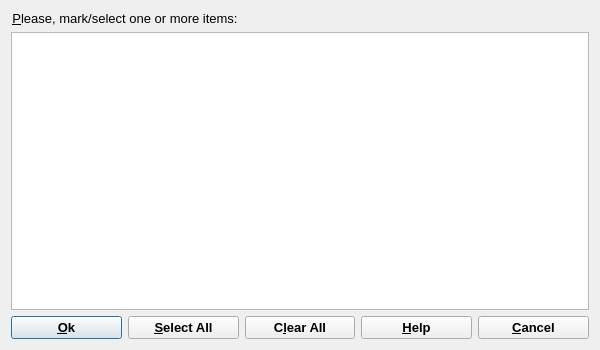
<?xml version="1.0" encoding="UTF-8"?>
<ui version="4.0">
 <class>SelectDialogData</class>
 <widget class="QDialog" name="SelectDialogData">
  <property name="windowModality">
   <enum>Qt::WindowModal</enum>
  </property>
  <property name="geometry">
   <rect>
    <x>0</x>
    <y>0</y>
    <width>600</width>
    <height>350</height>
   </rect>
  </property>
  <property name="minimumSize">
   <size>
    <width>600</width>
    <height>350</height>
   </size>
  </property>
  <property name="font">
   <font>
    <pointsize>10</pointsize>
   </font>
  </property>
  <property name="windowTitle">
   <string>Multiple Selection Dialog</string>
  </property>
  <layout class="QGridLayout" name="gridLayout">
   <item row="0" column="0" colspan="2">
    <widget class="QLabel" name="pLabel">
     <property name="text">
      <string>&amp;Please, mark/select one or more items:</string>
     </property>
     <property name="alignment">
      <set>Qt::AlignCenter</set>
     </property>
     <property name="wordWrap">
      <bool>false</bool>
     </property>
     <property name="buddy">
      <cstring>pList</cstring>
     </property>
    </widget>
   </item>
   <item row="1" column="0" colspan="5">
    <widget class="QListWidget" name="pList">
     <property name="palette">
      <palette>
       <active>
        <colorrole role="Highlight">
         <brush brushstyle="SolidPattern">
          <color alpha="255">
           <red>49</red>
           <green>106</green>
           <blue>197</blue>
          </color>
         </brush>
        </colorrole>
        <colorrole role="HighlightedText">
         <brush brushstyle="SolidPattern">
          <color alpha="255">
           <red>255</red>
           <green>255</green>
           <blue>255</blue>
          </color>
         </brush>
        </colorrole>
       </active>
       <inactive>
        <colorrole role="Highlight">
         <brush brushstyle="SolidPattern">
          <color alpha="255">
           <red>49</red>
           <green>106</green>
           <blue>197</blue>
          </color>
         </brush>
        </colorrole>
        <colorrole role="HighlightedText">
         <brush brushstyle="SolidPattern">
          <color alpha="255">
           <red>255</red>
           <green>255</green>
           <blue>255</blue>
          </color>
         </brush>
        </colorrole>
       </inactive>
       <disabled>
        <colorrole role="Highlight">
         <brush brushstyle="SolidPattern">
          <color alpha="255">
           <red>49</red>
           <green>106</green>
           <blue>197</blue>
          </color>
         </brush>
        </colorrole>
        <colorrole role="HighlightedText">
         <brush brushstyle="SolidPattern">
          <color alpha="255">
           <red>255</red>
           <green>255</green>
           <blue>255</blue>
          </color>
         </brush>
        </colorrole>
       </disabled>
      </palette>
     </property>
     <property name="selectionRectVisible">
      <bool>true</bool>
     </property>
    </widget>
   </item>
   <item row="2" column="0">
    <widget class="QPushButton" name="PushButton1">
     <property name="sizePolicy">
      <sizepolicy hsizetype="Minimum" vsizetype="Minimum">
       <horstretch>0</horstretch>
       <verstretch>0</verstretch>
      </sizepolicy>
     </property>
     <property name="font">
      <font>
       <weight>75</weight>
       <bold>true</bold>
      </font>
     </property>
     <property name="text">
      <string>&amp;Ok</string>
     </property>
     <property name="shortcut">
      <string>Alt+O</string>
     </property>
     <property name="default">
      <bool>true</bool>
     </property>
    </widget>
   </item>
   <item row="2" column="1">
    <widget class="QPushButton" name="pButton2">
     <property name="sizePolicy">
      <sizepolicy hsizetype="Minimum" vsizetype="Minimum">
       <horstretch>0</horstretch>
       <verstretch>0</verstretch>
      </sizepolicy>
     </property>
     <property name="font">
      <font>
       <weight>75</weight>
       <bold>true</bold>
      </font>
     </property>
     <property name="text">
      <string>&amp;Select All</string>
     </property>
     <property name="shortcut">
      <string>Alt+S</string>
     </property>
    </widget>
   </item>
   <item row="2" column="2">
    <widget class="QPushButton" name="pButton3">
     <property name="sizePolicy">
      <sizepolicy hsizetype="Minimum" vsizetype="Minimum">
       <horstretch>0</horstretch>
       <verstretch>0</verstretch>
      </sizepolicy>
     </property>
     <property name="font">
      <font>
       <weight>75</weight>
       <bold>true</bold>
      </font>
     </property>
     <property name="text">
      <string>C&amp;lear All</string>
     </property>
     <property name="shortcut">
      <string>Alt+L</string>
     </property>
    </widget>
   </item>
   <item row="2" column="3">
    <widget class="QPushButton" name="bHelp">
     <property name="sizePolicy">
      <sizepolicy hsizetype="Minimum" vsizetype="Minimum">
       <horstretch>0</horstretch>
       <verstretch>0</verstretch>
      </sizepolicy>
     </property>
     <property name="font">
      <font>
       <weight>75</weight>
       <bold>true</bold>
      </font>
     </property>
     <property name="text">
      <string>&amp;Help</string>
     </property>
     <property name="shortcut">
      <string>F1</string>
     </property>
    </widget>
   </item>
   <item row="2" column="4">
    <widget class="QPushButton" name="PushButton4">
     <property name="sizePolicy">
      <sizepolicy hsizetype="Minimum" vsizetype="Minimum">
       <horstretch>0</horstretch>
       <verstretch>0</verstretch>
      </sizepolicy>
     </property>
     <property name="font">
      <font>
       <weight>75</weight>
       <bold>true</bold>
      </font>
     </property>
     <property name="text">
      <string>&amp;Cancel</string>
     </property>
     <property name="shortcut">
      <string>Alt+C</string>
     </property>
    </widget>
   </item>
  </layout>
 </widget>
 <layoutdefault spacing="6" margin="11"/>
 <tabstops>
  <tabstop>PushButton1</tabstop>
  <tabstop>pButton2</tabstop>
  <tabstop>pButton3</tabstop>
  <tabstop>PushButton4</tabstop>
 </tabstops>
 <resources/>
 <connections>
  <connection>
   <sender>PushButton1</sender>
   <signal>clicked()</signal>
   <receiver>SelectDialogData</receiver>
   <slot>accept()</slot>
   <hints>
    <hint type="sourcelabel">
     <x>20</x>
     <y>20</y>
    </hint>
    <hint type="destinationlabel">
     <x>20</x>
     <y>20</y>
    </hint>
   </hints>
  </connection>
  <connection>
   <sender>PushButton4</sender>
   <signal>clicked()</signal>
   <receiver>SelectDialogData</receiver>
   <slot>reject()</slot>
   <hints>
    <hint type="sourcelabel">
     <x>20</x>
     <y>20</y>
    </hint>
    <hint type="destinationlabel">
     <x>20</x>
     <y>20</y>
    </hint>
   </hints>
  </connection>
  <connection>
   <sender>pButton2</sender>
   <signal>clicked()</signal>
   <receiver>SelectDialogData</receiver>
   <slot>CmSelectAll()</slot>
   <hints>
    <hint type="sourcelabel">
     <x>20</x>
     <y>20</y>
    </hint>
    <hint type="destinationlabel">
     <x>20</x>
     <y>20</y>
    </hint>
   </hints>
  </connection>
  <connection>
   <sender>pButton3</sender>
   <signal>clicked()</signal>
   <receiver>SelectDialogData</receiver>
   <slot>CmClearAll()</slot>
   <hints>
    <hint type="sourcelabel">
     <x>20</x>
     <y>20</y>
    </hint>
    <hint type="destinationlabel">
     <x>20</x>
     <y>20</y>
    </hint>
   </hints>
  </connection>
 </connections>
</ui>
